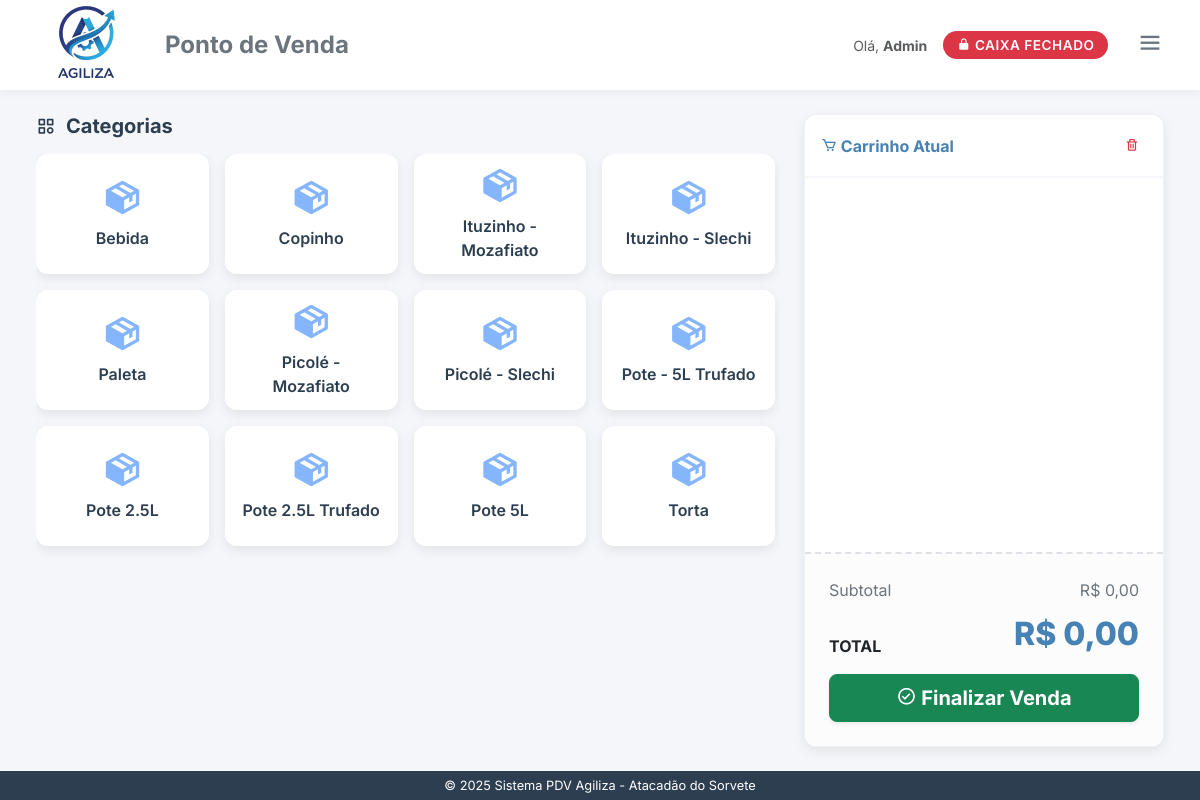
The app's page /vendas.php (signed in) with its own data.
### tables this page shows
CREATE TABLE IF NOT EXISTS `categoria` (
  `id_categoria` int NOT NULL AUTO_INCREMENT,
  `nome_categoria` varchar(100) NOT NULL,
  PRIMARY KEY (`id_categoria`)
);

### vendas.php (the view, shortened to what this page needs)
<?php
include "conexao.php";
$sqlStatus = "SELECT status FROM caixa_status ORDER BY id_status DESC LIMIT 1";
$stmtStatus = $conn->prepare($sqlStatus);
$stmtStatus->execute();
$caixa_status = $stmtStatus->fetchColumn();
$sqlCat = "SELECT * FROM categoria ORDER BY nome_categoria ASC";
$stmtCat = $conn->prepare($sqlCat);
$stmtCat->execute();
$categorias = $stmtCat->fetchAll(PDO::FETCH_ASSOC);
?>
<!DOCTYPE html>
<html lang="pt-BR">
<head>
    <link href="https://cdn.jsdelivr.net/npm/bootstrap@5.3.3/dist/css/bootstrap.min.css" rel="stylesheet">
    <link href="https://unpkg.com/boxicons@2.1.4/css/boxicons.min.css" rel="stylesheet">
    <link rel="stylesheet" href="styles/style_vendas.css">
</head>
<body>
    <header class="pdv-header">
        <div class="d-flex align-items-center gap-3">
            <img src="img/logoagilizasemfundo.png" class="logo" alt="Logo PDV">
            <h4 class="m-0 fw-bold text-secondary d-none d-md-block">Ponto de Venda</h4>
        </div>
        <div class="d-flex align-items-center gap-3">
            <span class="d-none d-md-block text-muted small">Olá,
                <strong><?= htmlspecialchars($_SESSION['nome_usuario']) ?></strong></span>
            <?php if ($caixa_status === 'aberto'): ?>
                <span class="badge bg-success caixa-badge"><i class='bx bxs-lock-open-alt'></i> Caixa Aberto</span>
            <?php else: ?>
                <span class="badge bg-danger caixa-badge"><i class='bx bxs-lock-alt'></i> Caixa Fechado</span>
            <?php endif; ?>
            <div class="dropdown">
                <button class="btn btn-outline-secondary border-0" type="button" data-bs-toggle="dropdown">
                    <i class='bx bx-menu fs-3'></i>
                </button>
            </div>
        </div>
    </header>
    <main class="pdv-main">
        <div class="container-fluid h-100-custom">
            <div class="row h-100-custom g-4">
                <div class="col-lg-8 col-md-7 h-100-custom">
                    <div class="product-panel">
                        <h5 class="panel-title"><i class='bx bx-category'></i> Categorias</h5>
                        <div class="product-grid">
                            <?php foreach ($categorias as $cat): ?>
                                <button class="btn btn-produto" data-bs-toggle="modal"
                                    data-bs-target="#modalCat<?= htmlspecialchars($cat['id_categoria']) ?>">
                                    <i class='bx bxs-package fs-1 mb-2 text-primary opacity-50'></i>
                                    <?= htmlspecialchars($cat['nome_categoria']) ?>
                                </button>
                            <?php endforeach; ?>
                        </div>
                    </div>
                </div>
                <div class="col-lg-4 col-md-5 h-100-custom">
                    <div class="cart-panel">
                        <div class="cart-header d-flex justify-content-between align-items-center">
                            <span><i class='bx bx-cart'></i> Carrinho Atual</span>
                            <button class="btn btn-sm btn-outline-danger border-0" onclick="limparCarrinho()"
                                title="Limpar Carrinho"><i class='bx bx-trash'></i></button>
                        </div>
                        <div class="cart-list">
                        </div>
                        <div class="cart-total-container">
                            <div class="d-flex justify-content-between mb-2 text-secondary">
                                <span>Subtotal</span>
                                <span id="subtotalDisplay">R$ 0,00</span>
                            </div>
                            <div class="d-flex justify-content-between align-items-end mb-3">
                                <span class="fw-bold">TOTAL</span>
                                <span id="totalCarrinho" class="cart-total-value">R$ 0,00</span>
                            </div>
                            <button class="btn btn-success w-100 btn-lg fw-bold shadow-sm" onclick="finalizarVenda()">
                                <i class='bx bx-check-circle'></i> Finalizar Venda
                            </button>
                        </div>
                    </div>
                </div>
            </div>
        </div>
    </main>
    <footer class="pdv-footer">
        &copy; <?php echo date('Y'); ?> Sistema PDV Agiliza - Atacadão do Sorvete
    </footer>
</body>
</html>

### styles/style_vendas.css (style rules this page uses)
:root { --primary-color: #4682B4; --primary-hover: #3a6ea5; --bg-light: #f4f6f9; --card-bg: #ffffff; --text-dark: #2c3e50; --success-color: #2ecc71; --danger-color: #e74c3c; --shadow: 0 4px 12px rgba(0, 0, 0, 0.08); --radius: 12px; }
html, body { min-height: 100vh; height: 100%; margin: 0; background-color: var(--bg-light); font-family: 'Inter', sans-serif; display: flex; flex-direction: column; }
.pdv-main { flex-grow: 1; }
.pdv-header { background-color: var(--card-bg); padding: 0.5rem 1.5rem; display: flex; align-items: center; justify-content: space-between; box-shadow: 0 2px 10px rgba(0, 0, 0, 0.05); z-index: 100; height: 90px; }
.pdv-header .logo { height: 125px; width: auto; object-fit: contain; }
.caixa-badge { font-weight: 600; padding: 0.5em 1em; border-radius: 20px; text-transform: uppercase; font-size: 0.85rem; letter-spacing: 0.5px; }
.pdv-main { flex: 1; padding: 1.5rem; overflow: hidden; }
.h-100-custom { height: 100%; }
.product-panel { background: transparent; height: 100%; display: flex; flex-direction: column; }
.panel-title { font-weight: 700; color: var(--text-dark); margin-bottom: 1rem; display: flex; align-items: center; gap: 10px; }
.product-grid { display: grid; grid-template-columns: repeat(auto-fill, minmax(160px, 1fr)); gap: 1rem; overflow-y: auto; padding-right: 5px; padding-bottom: 20px; }
.btn-produto { background: var(--card-bg); border: 1px solid transparent; border-radius: var(--radius); padding: 1.5rem 1rem; text-align: center; font-weight: 600; color: var(--text-dark); box-shadow: var(--shadow); transition: all 0.3s ease; display: flex; flex-direction: column; align-items: center; justify-content: center; height: 120px; }
.cart-panel { background: var(--card-bg); border-radius: var(--radius); box-shadow: var(--shadow); height: 100%; display: flex; flex-direction: column; border: 1px solid #eef2f7; }
.cart-header { padding: 1rem; border-bottom: 2px solid var(--bg-light); font-weight: 700; color: var(--primary-color); }
.cart-list { flex: 1; overflow-y: auto; padding: 0; }
.cart-total-container { background: #fcfcfc; padding: 1.5rem; border-top: 2px dashed #dee2e6; border-radius: 0 0 var(--radius) var(--radius); }
.cart-total-value { font-size: 2rem; font-weight: 800; color: var(--primary-color); }
.pdv-footer { background: var(--text-dark); color: white; text-align: center; padding: 5px; font-size: 0.8rem; flex-shrink: 0; }

### records on screen
categoria: nome_categoria "Bebida"
categoria: nome_categoria "Copinho"
categoria: nome_categoria "Ituzinho - Mozafiato"
categoria: nome_categoria "Ituzinho - Slechi"
categoria: nome_categoria "Paleta"
categoria: nome_categoria "Picolé - Mozafiato"
categoria: nome_categoria "Picolé - Slechi"
categoria: nome_categoria "Pote - 5L Trufado"
categoria: nome_categoria "Pote 2.5L"
categoria: nome_categoria "Pote 2.5L Trufado"
categoria: nome_categoria "Pote 5L"
categoria: nome_categoria "Torta"

### other values on screen
$_SESSION['nome_usuario'] "Admin"
